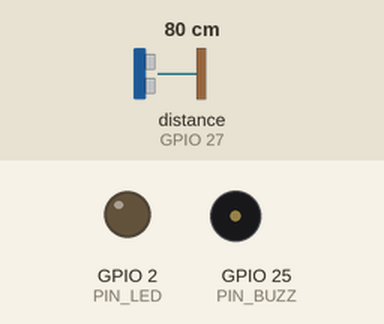
Simulated run of this sketch. Board: ESP32. Parts: output pins drawn as LEDs (lit = HIGH), buzzer (waves = sounding, pin HIGH). Wiring (inferred from the names in the program): ultrasonic range finder: trigger GPIO 26; echo GPIO 27. Inputs (shaded band) come from the test bench; at power-on: distance to the obstacle (sensor on GPIO 27) 80 cm. The echo pulse lasts 58.3 µs per cm; WiFi joins after 1.5 s; servers stay silent unless stated; uploads are accepted with an empty reply; pins used as bus, display or sensor lines are not drawn; what the sketch prints to the serial monitor is not drawn.

Above: at 2.8 s.
2.9 s: distance to the obstacle (sensor on GPIO 27) set to 55 cm
4.9 s: distance to the obstacle (sensor on GPIO 27) set to 48 cm
At 5.8 s:
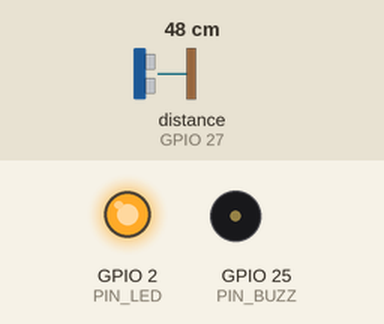
6.8 s: distance to the obstacle (sensor on GPIO 27) set to 58 cm
At 8.0 s:
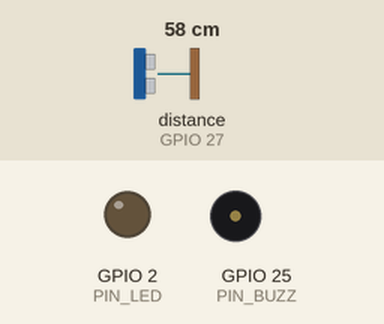
8.6 s: distance to the obstacle (sensor on GPIO 27) set to 2 cm
At 19.71 s:
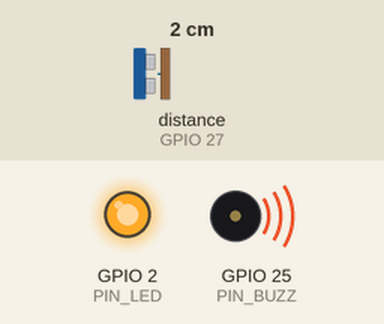
Timing chart, 0 to 21.5 s (numbered marks = the images above; inputs shaded):
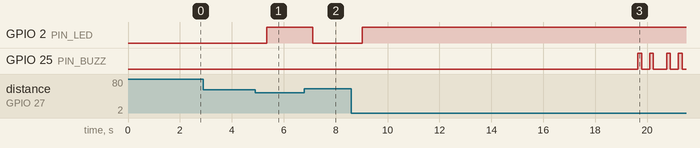

Measured:
- the behaviour switches between 51 and 50 cm on distance to the obstacle (sensor on GPIO 27) (found by bisection; images 0 and 1)
- the behaviour switches between 54 and 55 cm on distance to the obstacle (sensor on GPIO 27) (found by bisection; images 1 and 2)
- after the input at 2.9 s, every drawn part: stays the same
- after the input at 4.9 s, GPIO 2 (PIN_LED): LOW → HIGH after 0.44 s
- after the input at 6.8 s, GPIO 2 (PIN_LED): HIGH → LOW after 0.33 s
- after the input at 8.6 s, GPIO 2 (PIN_LED): LOW → HIGH after 0.43 s; GPIO 25 (PIN_BUZZ): LOW → HIGH after 11.0 s, → LOW 0.15 s later, → HIGH 0.30 s later, → LOW 0.15 s later, … (8 changes in this stretch)

The sketch:

monitor_node.ino
```cpp
/*
  PostureSense - Monitor node v2 (ESP32 + HC-SR04)
  Measures distance, decides "too close", uploads to Firebase Realtime Database.
*/
#include <WiFi.h>
#include <WiFiClientSecure.h>
#include <HTTPClient.h>
#include <esp_now.h>

// ===================== 1. SETTINGS =====================
const bool  LOCAL_ALERT   = true;    // LED/buzzer on THIS board
const bool  ENABLE_CLOUD  = true;    // upload to the database
const bool  ENABLE_ESPNOW = false;   // later: send distance to the wearable

const char* WIFI_SSID = "";                         // 2.4 GHz network
const char* WIFI_PASS = "";
const char* DB_URL    = "https://posturesense-monitor-default-rtdb.asia-southeast1.firebasedatabase.app";  // SAME database as wearable; no slash at end

float         DIST_MIN_CM       = 50.0;   // closer than this = too close
float         HYSTERESIS_CM     = 5.0;    // must move 5 cm further to clear
float         MAX_PRESENT_CM    = 120.0;  // further than this = nobody there
unsigned long TOO_CLOSE_SECONDS = 10;     // how long before alerting
float         SOUND_CM_PER_US   = 0.0343; // speed of sound

unsigned long LATEST_EVERY_MS   = 3000;   // how often to overwrite /monitor/latest
unsigned long HISTORY_EVERY_MS  = 10000;  // how often to add a /monitor/history record

// ===================== 2. PINS =====================
const int PIN_TRIG = 26;
const int PIN_ECHO = 27;
const int PIN_LED  = 2;
const int PIN_BUZZ = 25;

// ===================== 3. VARIABLES =====================
bool tooClose = false, alertPrev = false;
unsigned long closeSince = 0, lastLoopMs = 0;
unsigned long lastLatestMs = 0, lastHistoryMs = 0, lastWifiTryMs = 0;
unsigned long alertCount = 0;
float tooCloseSec = 0;

uint8_t BROADCAST_ADDR[6] = {0xFF, 0xFF, 0xFF, 0xFF, 0xFF, 0xFF};
typedef struct { float distanceCm; } DistMsg;

// ===================== 4. DISTANCE (same as before) =====================
float readDistanceCm() {
  digitalWrite(PIN_TRIG, LOW);
  delayMicroseconds(2);
  digitalWrite(PIN_TRIG, HIGH);
  delayMicroseconds(10);
  digitalWrite(PIN_TRIG, LOW);
  unsigned long us = pulseIn(PIN_ECHO, HIGH, 30000);
  if (us == 0) return -1;
  float cm = us * SOUND_CM_PER_US / 2.0;
  if (cm < 2 || cm > 400) return -1;
  return cm;
}

float readMedianCm() {
  float v[5];
  int n = 0;
  for (int i = 0; i < 5; i++) {
    float d = readDistanceCm();
    if (d > 0) v[n++] = d;
    delay(60);
  }
  if (n < 3) return -1;
  for (int i = 0; i < n - 1; i++)
    for (int j = i + 1; j < n; j++)
      if (v[j] < v[i]) { float t = v[i]; v[i] = v[j]; v[j] = t; }
  return v[n / 2];
}

// ===================== 5. WI-FI =====================
void connectWiFi() {
  WiFi.mode(WIFI_STA);
  WiFi.begin(WIFI_SSID, WIFI_PASS);
  Serial.print("Connecting to Wi-Fi");
  unsigned long t = millis();
  while (WiFi.status() != WL_CONNECTED && millis() - t < 20000) { delay(400); Serial.print("."); }
  if (WiFi.status() == WL_CONNECTED) {
    Serial.print(" connected, IP ");
    Serial.println(WiFi.localIP());
  } else {
    Serial.println(" FAILED (will keep retrying)");
  }
}

// ===================== 6. ESP-NOW (for later, off by default) =====================
void setupEspNow() {
  if (esp_now_init() != ESP_OK) { Serial.println("ESP-NOW init failed"); return; }
  esp_now_peer_info_t peer = {};
  memcpy(peer.peer_addr, BROADCAST_ADDR, 6);
  peer.channel = 0;
  peer.encrypt = false;
  esp_now_add_peer(&peer);
}

void sendDistance(float cm) {
  DistMsg m;
  m.distanceCm = cm;
  esp_now_send(BROADCAST_ADDR, (uint8_t*)&m, sizeof(m));
}

// ===================== 7. FIREBASE (REST over HTTPS) =====================
// method: "PUT" or "POST".  path: e.g. "/monitor/latest".  json: the body text.
bool firebaseSend(const char* method, const char* path, const char* json) {
  if (WiFi.status() != WL_CONNECTED) return false;
  WiFiClientSecure client;
  client.setInsecure();                 // encrypts but does not verify the server
  HTTPClient http;
  http.setTimeout(5000);
  String url = String(DB_URL) + path + ".json";
  if (!http.begin(client, url)) return false;
  http.addHeader("Content-Type", "application/json");
  int code = http.sendRequest(method, String(json));
  http.end();
  Serial.printf("  Firebase %s %s -> %d\n", method, path, code);
  return code == 200;
}

void putLatest(float d, const char* status) {
  char body[260];
  snprintf(body, sizeof(body),
    "{\"distance\":%.1f,\"status\":\"%s\",\"tooClose\":%s,\"alerts\":%lu,"
    "\"tooCloseSec\":%lu,\"uptime\":%lu,\"rssi\":%d,\"ts\":{\".sv\":\"timestamp\"}}",
    d, status, tooClose ? "true" : "false", alertCount,
    (unsigned long)tooCloseSec, millis() / 1000, WiFi.RSSI());
  firebaseSend("PUT", "/monitor/latest", body);
}

void postHistory(float d, const char* status) {
  char body[120];
  snprintf(body, sizeof(body),
    "{\"d\":%.1f,\"s\":\"%s\",\"ts\":{\".sv\":\"timestamp\"}}", d, status);
  firebaseSend("POST", "/monitor/history", body);
}

void postEvent(float d) {
  char body[120];
  snprintf(body, sizeof(body),
    "{\"type\":\"ALERT\",\"d\":%.1f,\"ts\":{\".sv\":\"timestamp\"}}", d);
  firebaseSend("POST", "/monitor/events", body);
}

// ===================== 8. SETUP AND LOOP =====================
void setup() {
  Serial.begin(115200);
  pinMode(PIN_TRIG, OUTPUT);
  pinMode(PIN_ECHO, INPUT);
  pinMode(PIN_LED, OUTPUT);
  pinMode(PIN_BUZZ, OUTPUT);
  digitalWrite(PIN_TRIG, LOW);
  digitalWrite(PIN_BUZZ, LOW);

  if (ENABLE_CLOUD) connectWiFi();
  else if (ENABLE_ESPNOW) WiFi.mode(WIFI_STA);
  if (ENABLE_ESPNOW) setupEspNow();

  lastLoopMs = millis();
  Serial.println("Monitor node v2 ready.");
}

void loop() {
  float d = readMedianCm();                       // about 0.35 s per reading
  unsigned long now = millis();
  float dt = (now - lastLoopMs) / 1000.0;
  lastLoopMs = now;

  bool present = (d > 0 && d <= MAX_PRESENT_CM);

  // --- too close, with hysteresis ---
  if (!present)                                          tooClose = false;
  else if (!tooClose && d < DIST_MIN_CM)                 tooClose = true;
  else if (tooClose && d > DIST_MIN_CM + HYSTERESIS_CM)  tooClose = false;

  // --- time rule ---
  if (tooClose) { if (closeSince == 0) closeSince = millis(); }
  else          { closeSince = 0; }
  bool alert = tooClose && (millis() - closeSince >= TOO_CLOSE_SECONDS * 1000UL);

  // --- statistics kept on the device ---
  if (tooClose) tooCloseSec += dt;
  if (alert && !alertPrev) {                      // an alert has just STARTED
    alertCount++;
    if (ENABLE_CLOUD) postEvent(d);
  }
  alertPrev = alert;

  // --- local indication ---
  if (LOCAL_ALERT) {
    digitalWrite(PIN_LED, tooClose ? HIGH : LOW);
    if (alert) { digitalWrite(PIN_BUZZ, HIGH); delay(150); digitalWrite(PIN_BUZZ, LOW); }
  }

  const char* status = !present ? "NO ONE" : (alert ? "ALERT" : (tooClose ? "TOO CLOSE" : "OK"));

  if (ENABLE_ESPNOW) sendDistance(d);

  // --- cloud ---
  if (ENABLE_CLOUD) {
    if (WiFi.status() != WL_CONNECTED) {
      if (millis() - lastWifiTryMs > 10000) { lastWifiTryMs = millis(); WiFi.reconnect(); }
    } else {
      if (millis() - lastLatestMs >= LATEST_EVERY_MS)   { lastLatestMs = millis();  putLatest(d, status); }
      if (millis() - lastHistoryMs >= HISTORY_EVERY_MS) { lastHistoryMs = millis(); postHistory(d, status); }
    }
  }

  Serial.printf("distance=%.1f cm   status=%s   alerts=%lu\n", d, status, alertCount);
}
```
